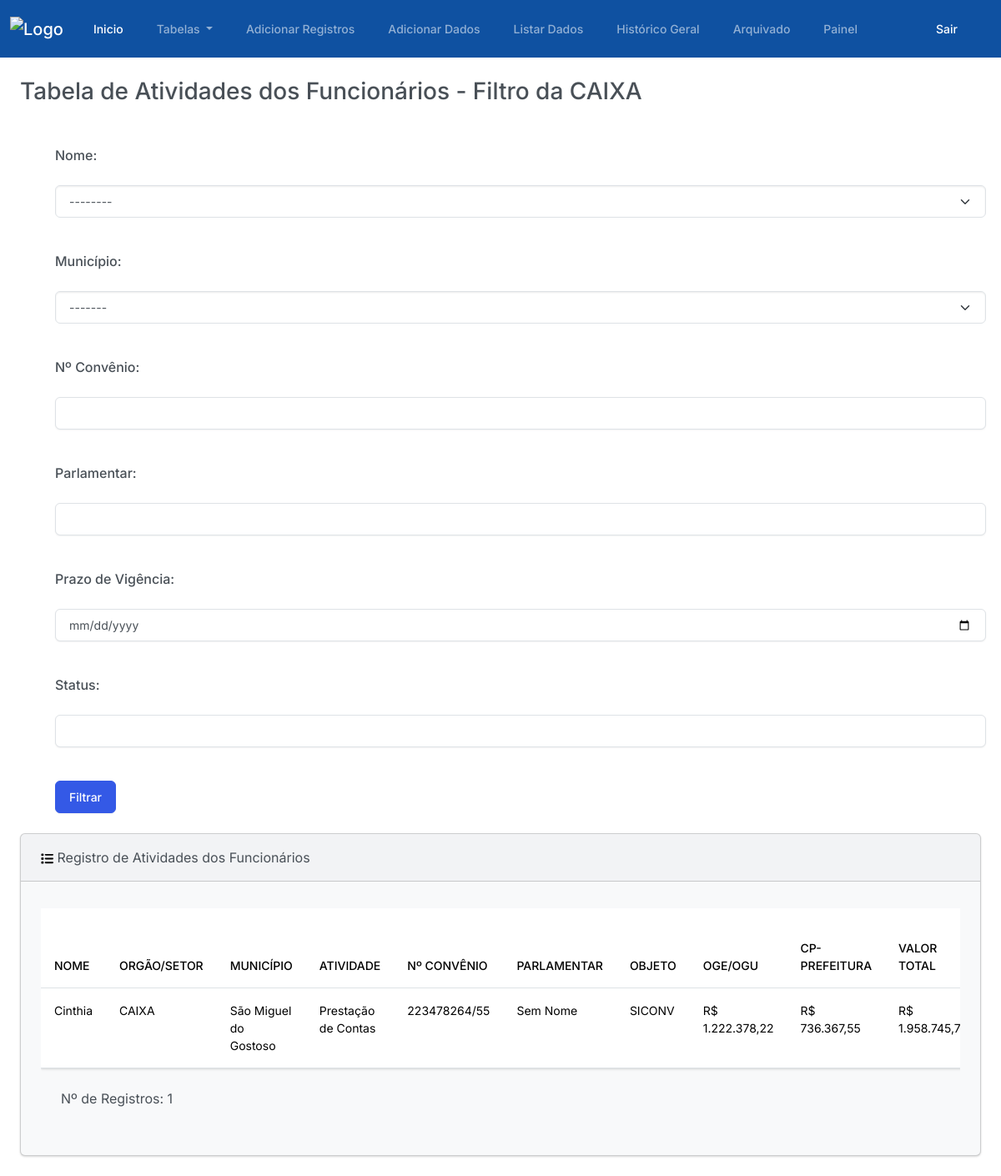
Page /tabela_filtrada_caixa/ (signed in) on the committed database.
### plataforma/models.py (models this page shows, shortened)
class RegistroFuncionarios(models.Model):
    class Meta:
        verbose_name_plural = "Registros da Tabela Geral"
    nome = models.ForeignKey(Nome, on_delete=models.CASCADE)
    orgao_setor = models.ForeignKey(Setor, on_delete=models.CASCADE)
    municipio = models.ForeignKey(Municipio, on_delete=models.CASCADE)
    atividade = models.ForeignKey(Atividade, on_delete=models.CASCADE)
    num_convenio = models.CharField(max_length=255)
    parlamentar = models.CharField(max_length=255)
    objeto = models.CharField(max_length=255)
    oge_ogu = models.DecimalField(max_digits=10, decimal_places=2)
    cp_prefeitura = models.DecimalField(max_digits=10, decimal_places=2)
    valor_liberado = models.DecimalField(max_digits=10, decimal_places=2, default=0)
    prazo_vigencia = models.DateField()
    situacao = models.CharField(max_length=255)
    providencia = models.CharField(max_length=255)
    status = models.CharField(max_length=20, choices=Status.choices, default=Status.NAO_INICIADO)
    data_recepcao = models.DateField()
    data_inicio = models.DateField(null=True, blank=True)
    documento_pendente = models.BooleanField(default=False)
    documento_cancelado = models.BooleanField(default=False)
    data_fim = models.DateField(null=True, blank=True)
    duracao_dias_uteis = models.IntegerField(default=0)
    def calcular_valores(self):
        valor_total = Decimal(str(self.oge_ogu)) + Decimal(str(self.cp_prefeitura))
        falta_liberar = Decimal(str(self.oge_ogu)) - Decimal(str(self.valor_liberado))
        return valor_total, falta_liberar
    def dia_trabalho_total(self):
        if not self.data_inicio or not self.data_fim:
            return 0
        if isinstance(self.data_inicio, str):
            self.data_inicio = datetime.strptime(self.data_inicio, "%Y-%m-%d").date()
        if isinstance(self.data_fim, str):
            self.data_fim = datetime.strptime(self.data_fim, "%Y-%m-%d").date()
        delta = self.data_fim - self.data_inicio
        dias_uteis = sum(1 for i in range(delta.days + 1) if (self.data_inicio + timedelta(days=i)).weekday() < 5)
        return dias_uteis

class Nome(models.Model):
    nome = models.CharField(max_length=255)

class Setor(models.Model):
    orgao_setor = models.CharField(max_length=255)

class Municipio(models.Model):
    municipio = models.CharField(max_length=255)

class Atividade(models.Model):
    atividade = models.CharField(max_length=255)

### plataforma/views.py (the view)
# urls.py: path('tabela_filtrada_caixa/', views.tabela_filtrada_caixa, name='tabela_filtrada_caixa'),
def tabela_filtrada_caixa(request):
    nomes = Nome.objects.all()
    orgaos_setores = Setor.objects.all()
    municipios = Municipio.objects.all()
    orgao_setor_caixa = Setor.objects.get(orgao_setor='CAIXA')
    nome_id = request.GET.get('nome')
    municipio_id = request.GET.get('municipio')
    num_convenio = request.GET.get('num_convenio')
    parlamentar = request.GET.get('parlamentar')
    prazo_vigencia = request.GET.get('prazo_vigencia')
    status = request.GET.get('status')
    registros_filtrados = RegistroFuncionarios.objects.filter(orgao_setor=orgao_setor_caixa)
    if nome_id:
        registros_filtrados = registros_filtrados.filter(nome__id=nome_id)
    if municipio_id:
        registros_filtrados = registros_filtrados.filter(municipio__id=municipio_id)
    if num_convenio:
        registros_filtrados = registros_filtrados.filter(num_convenio__icontains=num_convenio)
    if parlamentar:
        registros_filtrados = registros_filtrados.filter(parlamentar__icontains=parlamentar)
    if prazo_vigencia:
        registros_filtrados = registros_filtrados.filter(prazo_vigencia__icontains=prazo_vigencia)
    if status:
        registros_filtrados = registros_filtrados.filter(status__icontains=status)
    context = {
        'nomes': nomes,
        'orgaos_setores': orgaos_setores,
        'municipios': municipios,
        'registros_filtrados': registros_filtrados,
    }
    return render(request, 'tabela_filtrada_caixa.html', context)

### plataforma/templatetags/custom_filters.py (called while the page is built)
@register.filter(name='format_currency')
def format_currency(value):
    try:
        numeric_value = float(value)
        formatted_value = '{:,.2f}'.format(numeric_value)
        formatted_value = 'R$ ' + formatted_value.replace(',', 'v').replace('.', ',').replace('v', '.')
        return formatted_value
    except ValueError:
        return value

@register.filter(name='formatar_data')
def formatar_data(value):
    if isinstance(value, date):
        return value.strftime('%d/%m/%Y')
    else:
        data_obj = datetime.strptime(value, '%d de %B de %Y')
        return data_obj.strftime('%d/%m/%Y')

### plataforma/templates/tabela_filtrada_caixa.html (shortened to what this page needs)
{% extends "base.html" %}
{% load static %}
{% load humanize %}
{% load custom_filters %}
{% block container %}
  <h3 class="m-4">Tabela de Atividades dos Funcionários - Filtro da CAIXA</h3>
  <div class="container">
    <form method="get" action="{% url 'tabela_filtrada_caixa' %}">
      <div class="form-group mb-3">
        <fieldset>
          <label class="form-label m-4" for="id_nome">Nome:</label>
          <select class="form-select mx-4" name="nome" id="id_nome">
            <option value="" selected>--------</option>
          </select>
        </fieldset>
      </div>
      <div class="form-group mb-3">
        <label class="form-label m-4" for="id_municipio">Município:</label>
        <select class="form-select mx-4" name="municipio" id="id_municipio">
          <option value="" selected>-------</option>
        </select>
      </div>
      <div class="form-group mb-3">
        <label class="form-label m-4" for="id_num_convenio">Nº Convênio:</label>
        <input class="form-control mx-4" type="text" name="num_convenio" id="id_num_convenio">
      </div>
      <div class="form-group mb-3">
        <label class="form-label m-4" for="id_parlamentar">Parlamentar:</label>
        <input class="form-control mx-4" type="text" name="parlamentar" id="id_parlamentar">
      </div>
      <div class="form-group mb-3">
        <label class="form-label m-4" for="id_prazo_vigencia">Prazo de Vigência:</label>
        <input class="form-control mx-4" type="date" name="prazo_vigencia" id="id_prazo_vigencia">
      </div>
      <div class="form-group mb-3">
        <label class="form-label m-4" for="id_status">Status:</label>
        <input class="form-control mx-4" type="text" name="status" id="id_status">
      </div>
      <button type="submit" class="btn btn-primary m-4">Filtrar</button>
      <br>
    </form>
  </div>
  <div class="row">
    <div class="col-12">
      <div class="card bg-light ms-4 me-4 mb-4">
        <div class="card-header">
          Registro de Atividades dos Funcionários
        </div>
        <div class="card-body">
          <p class="card-text">
            <div class="table-container table-responsive">
              <table class='table table-hover'>
                <thead class="sticky-top">
                  <tr>
                    <th scope="col-fixed">NOME</th>
                    <th scope="col-fixed">ORGÃO/SETOR</th>
                    <th scope="col-fixed">MUNICÍPIO</th>
                    <th scope="col-fixed">ATIVIDADE</th>
                    <th scope="col-fixed">Nº CONVÊNIO</th>
                    <th scope="col-fixed">PARLAMENTAR</th>
                    <th scope="col-fixed">OBJETO</th>
                    <th scope="col-fixed">OGE/OGU</th>
                    <th scope="col-fixed">CP-PREFEITURA</th>
                    <th scope="col-fixed">VALOR TOTAL</th>
                  </tr>
                </thead>
                <tbody>
                  {% if registros_filtrados %}
                    {% for registro in registros_filtrados %}
                      <tr>
                        <td>{{ registro.nome.nome }}</td>
                        <td>{{ registro.orgao_setor.orgao_setor }}</td>
                        <td>{{ registro.municipio.municipio }}</td>
                        <td>{{ registro.atividade.atividade }}</td>
                        <td>{{ registro.num_convenio }}</td>
                        <td>{{ registro.parlamentar }}</td>
                        <td>{{ registro.objeto }}</td>
                        <td>{{ registro.oge_ogu|format_currency }}</td>
                        <td>{{ registro.cp_prefeitura|format_currency }}</td>
                        <td>{{ registro.calcular_valores.0|format_currency }}</td>
                      </tr>
                    {% endfor %}
                  {% else %}
                    <tr>
                      <td colspan="26">Nenhum registro encontrado.</td>
                    </tr>
                  {% endif %}
                </tbody>
              </table>
              {% if registros_filtrados %}
                <p class="m-4">Nº de Registros: {{ registros_filtrados.count }}</p>
              {% else %}
                <p>registros está vazio ou não está sendo passado corretamente.</p>
              {% endif %}
            </div>
          </p>
        </div>
      </div>
    </div>
  </div>
{% endblock container %}

### plataforma/templates/tabela_filtrada_caixa.html (style rules this page uses)
.table-container { overflow: auto; max-height: 650px; }

### rows in the picture
RegistroFuncionarios: nome.nome "Cinthia", orgao_setor.orgao_setor "CAIXA", municipio.municipio "São Miguel do Gostoso", atividade.atividade "Prestação de Contas", num_convenio "223478264/55", parlamentar "Sem Nome", objeto "SICONV", oge_ogu "R$ 1.222.378,22", cp_prefeitura "R$ 736.367,55", calcular_valores.0 "R$…"

### other values in the picture
{{ registros_filtrados.count }} "1"
